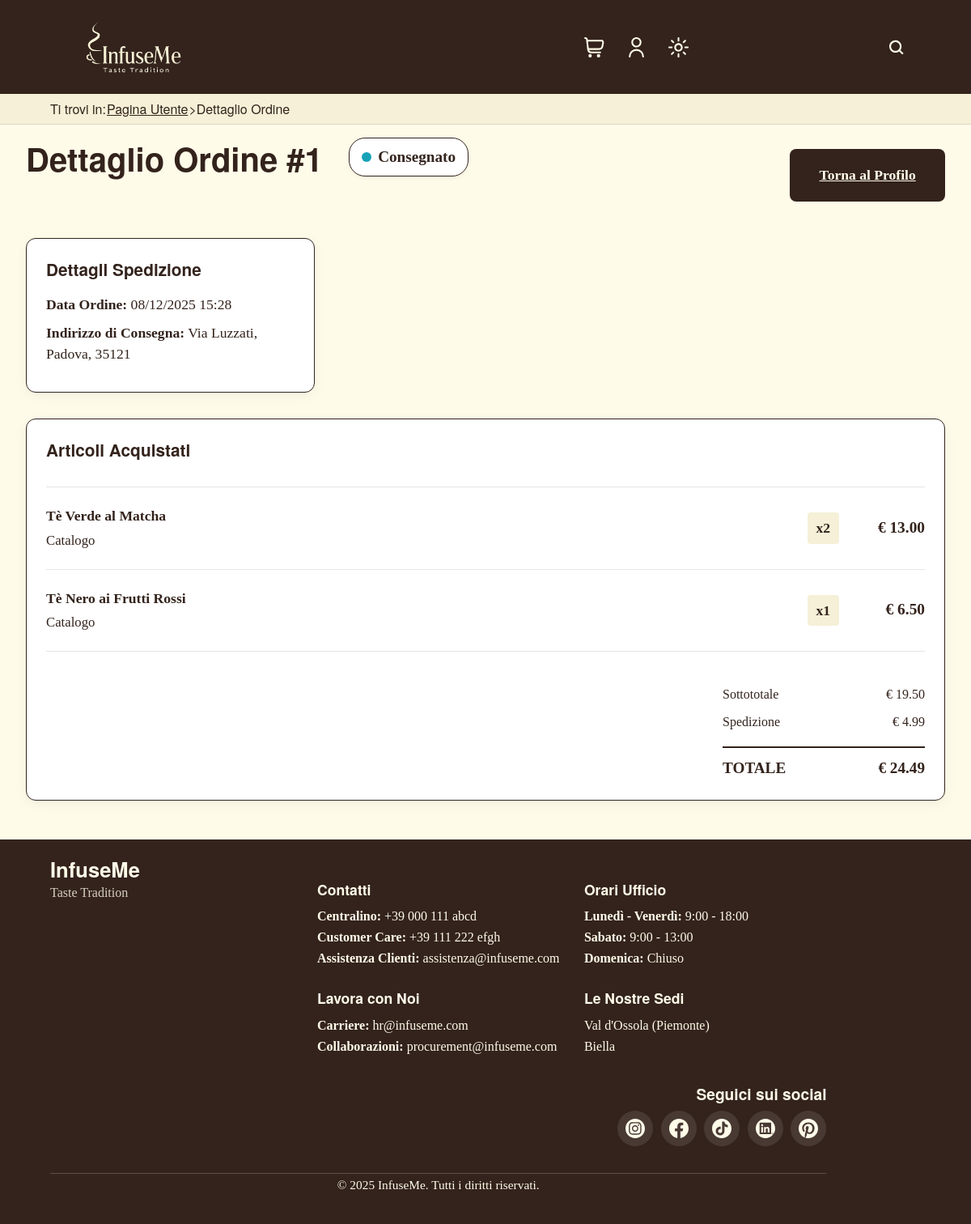
Screenshot of /dettaglioOrdine.php?id=1 (signed in) with the database file from the repository.
### tables this page shows
CREATE TABLE ordine (
    id_ordine INT UNSIGNED AUTO_INCREMENT PRIMARY KEY,
    id_utente INT UNSIGNED NOT NULL,
    data_ordine DATETIME NOT NULL DEFAULT CURRENT_TIMESTAMP,
    data_consegna DATE NULL,
    indirizzo_spedizione VARCHAR(255) NULL,
    stato_ord ENUM('in_attesa','pagato','in_preparazione','spedito','consegnato','annullato') NOT NULL DEFAULT 'in_attesa',
    conferma_pagamento BOOLEAN NOT NULL DEFAULT FALSE,
    sottototale DECIMAL(10,2) NOT NULL DEFAULT 0.00,
    spese_spedizione DECIMAL(10,2) NOT NULL DEFAULT 4.99,
    totale DECIMAL(10,2) NOT NULL,
    omaggio BOOLEAN NOT NULL DEFAULT FALSE,
    descrizione_omaggio VARCHAR(255) NULL,
    note TEXT NULL,
    FOREIGN KEY (id_utente) REFERENCES utente(id_utente) ON DELETE RESTRICT,
    CONSTRAINT chk_ordine_totale CHECK (totale >= 0),
    CONSTRAINT chk_ordine_sottototale CHECK (sottototale >= 0)
);

CREATE TABLE dettaglio_ordine (
    id_dettaglio INT UNSIGNED AUTO_INCREMENT PRIMARY KEY,
    id_ordine INT UNSIGNED NOT NULL,
    id_prodotto INT UNSIGNED NULL,
    id_custom INT UNSIGNED NULL,
    quantita INT UNSIGNED NOT NULL DEFAULT 1,
    prezzo_unit DECIMAL(10,2) NOT NULL DEFAULT 0.00,
    totale_riga DECIMAL(10,2) GENERATED ALWAYS AS (quantita * prezzo_unit) VIRTUAL,
    note VARCHAR(255) NULL,
    FOREIGN KEY (id_ordine) REFERENCES ordine(id_ordine) ON DELETE CASCADE,
    FOREIGN KEY (id_prodotto) REFERENCES prodotto(id_prodotto) ON DELETE RESTRICT,
    FOREIGN KEY (id_custom) REFERENCES prodotto_custom(id_custom) ON DELETE RESTRICT,
    CONSTRAINT chk_dettaglio_one_product CHECK (
        (id_prodotto IS NOT NULL AND id_custom IS NULL)
        OR
        (id_prodotto IS NULL AND id_custom IS NOT NULL)
    ),
    CONSTRAINT chk_dettaglio_quantita CHECK (quantita > 0),
    CONSTRAINT chk_dettaglio_prezzo CHECK (prezzo_unit >= 0)
);

CREATE TABLE prodotto (
    id_prodotto INT UNSIGNED AUTO_INCREMENT PRIMARY KEY,
    nome VARCHAR(200) NOT NULL UNIQUE,
    descrizione TEXT NOT NULL,
    prezzo DECIMAL(10,2) NOT NULL DEFAULT 0.00,
    grammi INT NULL DEFAULT 50,
    categoria ENUM('tè_verde', 'tè_nero', 'tè_bianco', 'tè_giallo', 'tè_oolong', 'tisana', 'infuso', 'altro') NOT NULL,
    img_path VARCHAR(255) NULL,
    disponibilita INT NOT NULL DEFAULT 200,
    ultima_modifica DATETIME NOT NULL DEFAULT CURRENT_TIMESTAMP ON UPDATE CURRENT_TIMESTAMP,
    id_base INT UNSIGNED NULL,
    FOREIGN KEY (id_base) REFERENCES base(id_base) ON DELETE RESTRICT,
    CONSTRAINT chk_prezzo_positivo CHECK (prezzo >= 0),
    CONSTRAINT chk_grammi_positivi CHECK (grammi > 0)
);

### src/dettaglioOrdine.php (the view, shortened to what this page needs)
<?php
require_once 'php/connessione.php';
require_once 'php/navbar.php';
$id_ordine = intval($_GET['id']);
$userId = $_SESSION['user_id'] ?? null;
try {
    $stmt_ordine = $pdo->prepare("
        SELECT o.*, u.nome, u.cognome, u.email
        FROM ordine o
        INNER JOIN utente u ON o.id_utente = u.id_utente
        WHERE o.id_ordine = :id_ordine AND o.id_utente = :id_utente
        LIMIT 1
    ");
    $stmt_ordine->execute([
        ':id_ordine' => $id_ordine,
        ':id_utente' => $userId
    ]);
    $ordine = $stmt_ordine->fetch();
    $stmt_dettagli = $pdo->prepare("
        SELECT d.*,
               p.nome AS nome_prodotto, p.img_path,
               pc.nome_blend, pc.grammi AS grammi_custom
        FROM dettaglio_ordine d
        LEFT JOIN prodotto p ON d.id_prodotto = p.id_prodotto
        LEFT JOIN prodotto_custom pc ON d.id_custom = pc.id_custom
        WHERE d.id_ordine = :id_ordine
    ");
    $stmt_dettagli->execute([':id_ordine' => $id_ordine]);
    $dettagli = $stmt_dettagli->fetchAll();
    $mappaStati = [
        'annullato'       => 'stato-rosso',
        'in_attesa'       => 'stato-giallo',
        'in_preparazione' => 'stato-giallo',
        'pagato'          => 'stato-verde',
        'spedito'         => 'stato-verde',
        'consegnato'      => 'stato-blu'
    ];
    $statoKey = $ordine['stato_ord'];
    $classStato = isset($mappaStati[$statoKey]) ? $mappaStati[$statoKey] : 'stato-giallo';
    $statoFormattato = ucfirst(str_replace('_', ' ', $statoKey));
    $listaArticoliHtml = '';
    if (!empty($dettagli)) {
        foreach ($dettagli as $item) {
            $nomeItem = !empty($item['nome_prodotto']) ? htmlspecialchars($item['nome_prodotto']) : htmlspecialchars($item['nome_blend']);
            $tipoItem = !empty($item['nome_prodotto']) ? "Catalogo" : "Blend Custom";
            $quantita = $item['quantita'];
            $prezzoRiga = number_format($item['totale_riga'], 2);
            $listaArticoliHtml .= <<<HTML
            <li class="product-item">
                <div class="product-info">
                    <strong>{$nomeItem}</strong>
                    <span class="product-type">{$tipoItem}</span>
                </div>
                <div class="product-pricing">
                    <span class="qty-badge">x{$quantita}</span>
                    <span class="price">€ {$prezzoRiga}</span>
                </div>
            </li>
HTML;
        }
    } else {
        $listaArticoliHtml = '<li class="product-item"><p>Nessun articolo trovato.</p></li>';
    }
    $noteHtml = '';
} catch (PDOException $e) {
    die("Errore caricamento dati: " . $e->getMessage());
}
$templatePath = 'html/dettaglioOrdine.html';
if (file_exists($templatePath)) {
    $template = file_get_contents($templatePath);
    $dataOrdine = date("d/m/Y H:i", strtotime($ordine['data_ordine']));
    $indirizzo = htmlspecialchars($ordine['indirizzo_spedizione']);
    $sottototale = number_format($ordine['sottototale'], 2);
    $spedizione = number_format($ordine['spese_spedizione'], 2);
    $totale = number_format($ordine['totale'], 2);
    $template = str_replace('[navbar]', $navbarBlock, $template);
    $template = str_replace('[ID_ORDINE]', $id_ordine, $template);
    $template = str_replace('[CLASSE_STATO]', $classStato, $template);
    $template = str_replace('[STATO_FORMATTATO]', $statoFormattato, $template);
    $template = str_replace('[DATA_ORDINE]', $dataOrdine, $template);
    $template = str_replace('[INDIRIZZO_SPEDIZIONE]', $indirizzo, $template);
    $template = str_replace('[LISTA_ARTICOLI]', $listaArticoliHtml, $template);
    $template = str_replace('[SOTTOTOTALE]', $sottototale, $template);
    $template = str_replace('[SPESE_SPEDIZIONE]', $spedizione, $template);
    $template = str_replace('[TOTALE]', $totale, $template);
    $template = str_replace('[NOTE_ORDINE]', $noteHtml, $template);
    echo $template;
} else {
    die("Errore: Template html/dettaglioOrdine.html non trovato.");
}
?>

### src/css/mini.css (style rules this page uses)
@media screen and (min-width: 768px) { .container, .header-container { max-width: 720px; padding: 0 1.5em; } }
@media screen and (min-width: 1024px) { .container, .header-container { max-width: 960px; padding: 0 2em; } }
@media screen and (min-width: 1200px) { .container, .header-container { max-width: 1140px; } }
.header-container { display: flex; justify-content: space-between; align-items: center; flex-wrap: nowrap; gap: 2em; }
@media (max-width: 1200px) and (min-width: 1025px) { header { padding: 1em 0; } }
@media (max-width: 1200px) and (min-width: 1025px) { .header-container { padding: 0 40px; } }
@media (max-width: 1200px) and (min-width: 1025px) { .logo { width: 190px; height: 55px; } }
@media (max-width: 1200px) and (min-width: 1025px) { .header-utilities { gap: 0.5em; } }
@media (max-width: 1200px) and (min-width: 1025px) { header .icon-button { width: 44px; height: 44px; } }
@media (max-width: 1200px) and (min-width: 1025px) { header .icon-button svg { width: 25px; height: 25px; } }
@media (max-width: 1200px) and (min-width: 1025px) { .mobile-menu-wrapper .theme-toggle { background-color: transparent; } }

### src/css/print.css (style rules this page uses)
header, footer, nav, .skip-link, .hero-background, .hero-buttons, .fixed-filter-btn, .filter-panel, .sort-options-vertical, #noResults, .bottone-primario, .add-to-cart-icon, .slogan-section, .btn, .admin-actions, .riepilogo-mobile-overlay, .sidebar-config, .btn-reset-link, .btn-conferma, #form-blend, a.pulsante-torna-su, .back-to-top, #aggiungiCarrello { display: none; }
section { margin: 0; padding: 0; }
.user-grid { display: grid; grid-template-columns: 1fr 1fr; gap: 0.3cm; margin: 0; padding: 0; }
.user-card { display: flex; flex-direction: row; align-items: flex-start; justify-content: space-between; page-break-inside: avoid; break-inside: avoid; border: 0.5pt solid #000; border-radius: 2px; padding: 0.3cm; min-height: 3cm; box-sizing: border-box; }
.user-card .card-content { flex: 1; text-align: left; padding-right: 0.3cm; }
.user-card h2 { margin: 0 0 0.2cm 0; font-size: 11pt; font-weight: bold; line-height: 1.2; }
.admin-details { page-break-inside: avoid; break-inside: avoid; margin-top: 0.2cm; }
.admin-details p { margin: 0.1cm 0; font-size: 9pt; line-height: 1.2; }
.admin-details strong { font-weight: 700; font-size: 9pt; }
main#main-content { margin: 0; padding: 0.3cm; max-width: 100%; }

### rows the page displays
ordine: template "Ti trovi in: Pagina Utente > Dettaglio Ordine Dettaglio Ordine #1 Consegnato Torna al Profilo Dettagli Spedizione Data Ordine: 08/12/2025 15:28 Indirizzo di Consegna: Via Luzzati, Padova, 35121 Articoli Acquistati Sottototale € 19.50 Spedizione € 4.99 TOTALE € 24.49 InfuseMe Taste Tradition Contatti Centralino: +39 000 111 abcd Customer Care : +39 111 222 efgh Assistenza Clienti: assistenza@infuseme.com Lavora con Noi Carriere: hr@infuseme.com Collaborazioni: procurement@infuseme.com Orari Ufficio Lunedì - Venerdì: 9:00 - 18:00 Sabato: 9:00 - 13:00 Domenica: Chiuso Le Nostre Sedi Val d'Ossola (Piemonte) Biella Seguici sui social © 2025 InfuseMe . Tutti i diritti riservati."
dettaglio_ordine: id_prodotto.nome "Tè Verde al Matcha", id_prodotto.nome "Catalogo", quantita "2", totale_riga "13.00"
dettaglio_ordine: id_prodotto.nome "Tè Nero ai Frutti Rossi", id_prodotto.nome "Catalogo", quantita "1", totale_riga "6.50"
